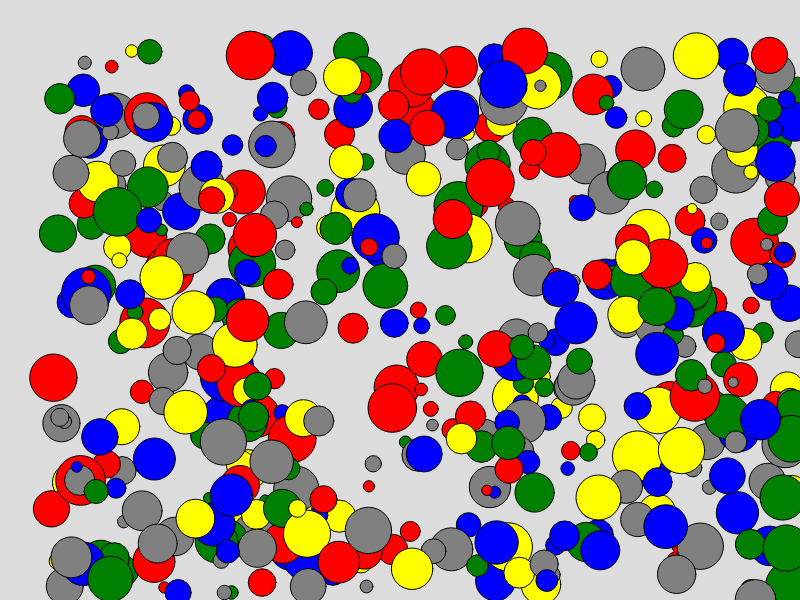
Frame 1 (no input)
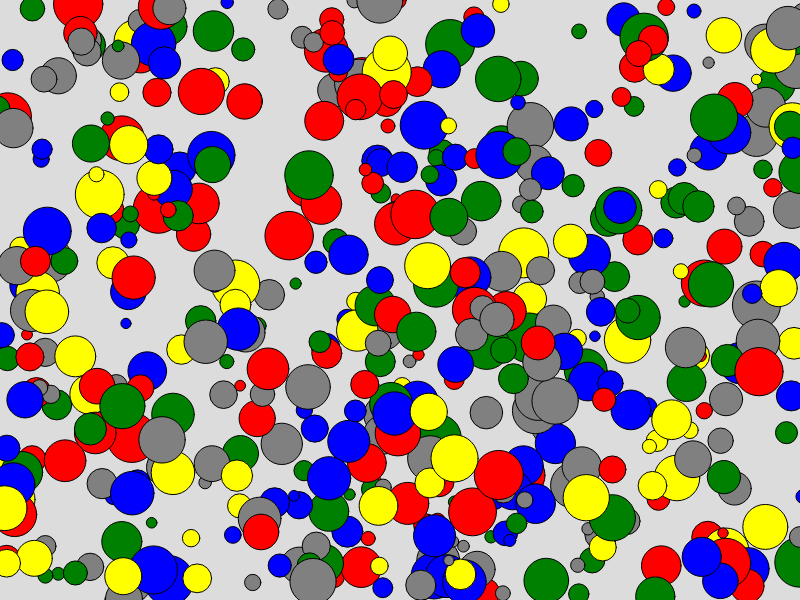
Frame 60 (no input)
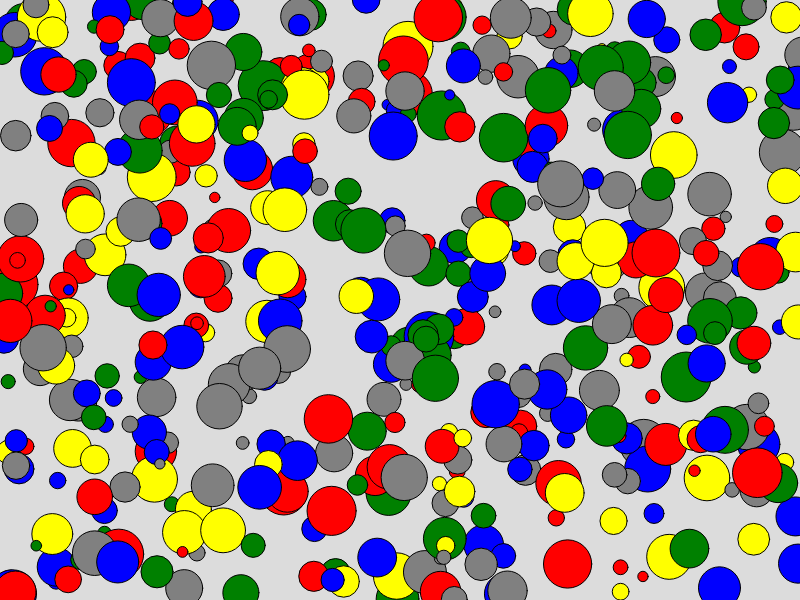
Frame 120 (the mouse pressed at the canvas centre since frame 60)

The p5.js sketch that drew these frames (run headless with seeded random() and noise() and a simulated clock; from frame 60 on, the mouse is pressed at the canvas centre):

// p5.js sketch
// ── sketch.js
let cirkels = [];
let punten = 0;

function setup() {
  createCanvas(800, 600);

  for (let index = 0; index < 500; index++) {
    let C = {
      xPositie: random(50, 800),
      yPositie: random(50, 600),
      radius: random(10, 50),
      kleur: random(['red', 'grey', 'blue', 'green', 'yellow']),
      snelheidX: random(-5, 5),
      snelheidY: random(-5, 5)
    }

    cirkels.push(C);
  }
}

function draw() {
  background(220);

  for (let index = 0; index < cirkels.length; index++) {
    let cirkel = cirkels[index];

    fill(cirkel.kleur);
    circle(cirkel.xPositie, cirkel.yPositie, cirkel.radius);
    cirkel.xPositie = cirkel.xPositie + cirkel.snelheidX;
    cirkel.yPositie = cirkel.yPositie + cirkel.snelheidY;

    if (cirkel.xPositie < 0) {
      cirkel.snelheidX *= -1
    }

    if (cirkel.yPositie < 0) {
      cirkel.snelheidY *= -1
    }

    if (cirkel.xPositie > width) {
      cirkel.snelheidX *= -1
    }

    if (cirkel.yPositie > height) {
      cirkel.snelheidY *= -1
    }
  }
  console.log(punten)
}

function mousePressed() {
  for (let index = 0; index < cirkels.length; index++) {
    let cirkel = cirkels[index]
    let distance = dist (mouseX, mouseY, cirkel.xPositie, cirkel.yPositie);
  
    if (distance <= cirkel.radius) {
      punten += 1;
    }
  }
}
